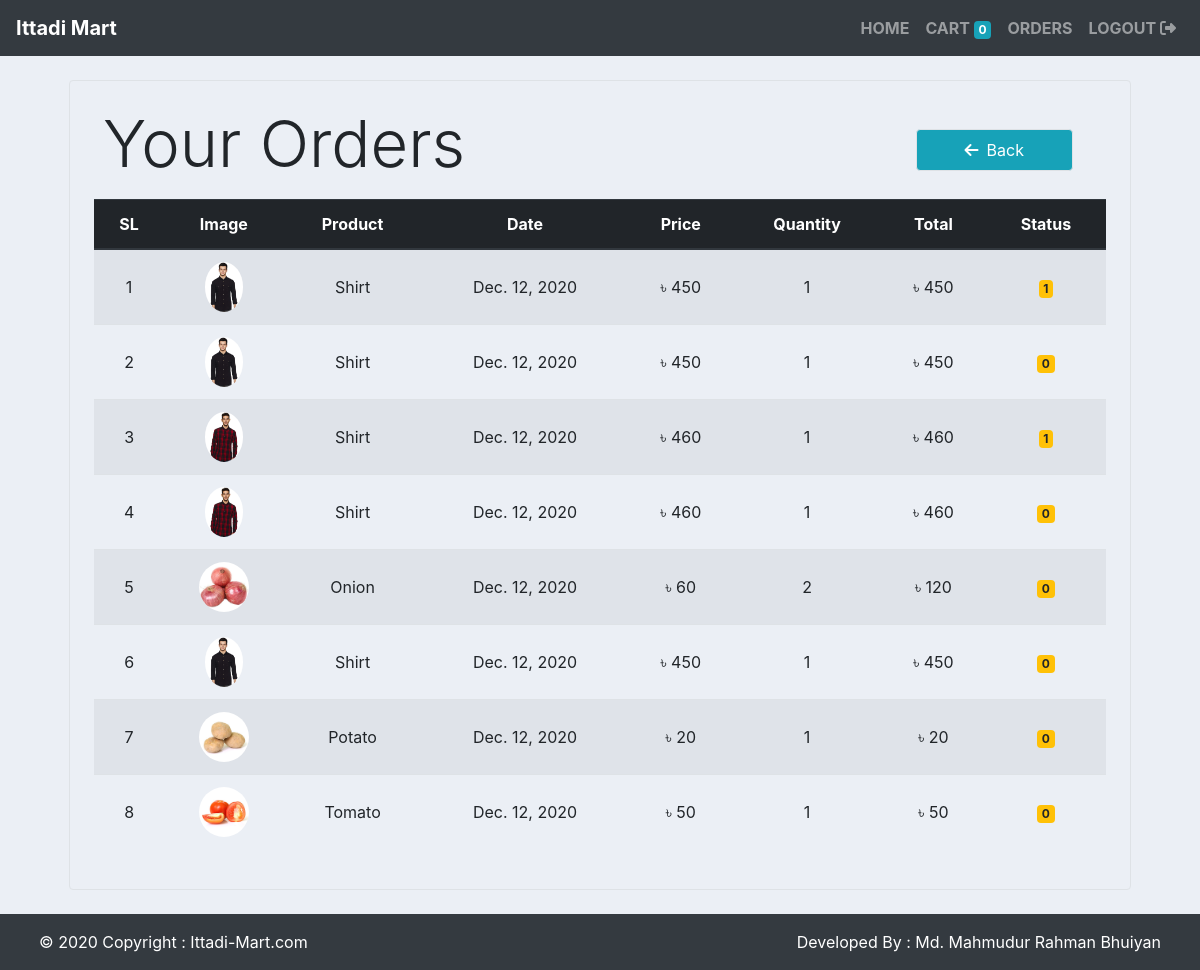
The page /orders (signed in) on the database its author committed.
### store/models/orders.py (models this page shows, shortened)
class Order(models.Model):
    STATUS = (
        ('Pending', 'Pending'),
        ('Out for delivery', 'Out for delivery'),
        ('Delivered', 'Delivered'),
    )
    product = models.ForeignKey(Product,
                                on_delete=models.CASCADE)
    customer = models.ForeignKey(Customer,
                                 on_delete=models.CASCADE)
    quantity = models.IntegerField(default=1)
    price = models.IntegerField()
    address = models.CharField(max_length=50, default='', blank=True)
    phone = models.CharField(max_length=50, default='', blank=True)
    date = models.DateField(default=datetime.datetime.today)
    status = models.CharField(max_length=200, null=True, default='Pending', choices=STATUS)
    def __str__(self):
        return self.customer.first_name
    @staticmethod
    def get_orders_by_customer(customer_id):
        return Order.objects.filter(customer=customer_id).order_by('-date')

### store/models/product.py (models this page shows, shortened)
class Product(models.Model):
    name = models.CharField(max_length=50)
    price = models.IntegerField(default=0)
    category = models.ForeignKey(Category, on_delete=models.CASCADE, default=1)
    description = models.CharField(max_length=200, default='', null=True, blank=True)
    image = models.ImageField(upload_to='uploads/products/')

### store/middlewares/auth.py (the view)
    def middleware(request):
        print(request.session.get('customer'))
        returnUrl = request.META['PATH_INFO']
        print(request.META['PATH_INFO'])
        if not request.session.get('customer'):
           return redirect(f'login?return_url={returnUrl}')
        response = get_response(request)
        return response

### store/templatetags/custom_filter.py (called while the page is built)
@register.filter(name='currency')
def currency(number):
    return "৳ "+str(number)

@register.filter(name='multiply')
def multiply(number, number1):
    return number * number1

### store/views/orders.py (called while the page is built)
    def get(self, request):
        customer = request.session.get('customer')
        orders = Order.get_orders_by_customer(customer)
        total_orders = orders.count()
        delivered = orders.filter(status='Delivered').count()
        pending = orders.filter(status='Pending').count()
        print(orders)
        return render(request, 'orders.html',
                      {'orders': orders, 'total_orders': total_orders, 'delivered': delivered, 'pending': pending})

### store/templates/orders.html
{% extends 'base.html' %}
{% block content %}
{% load cart %}
{% load custom_filter %}
<div class="container" style="min-height: 530px;">
    <div class="border rounded p-4 m-4">
        <div class="row">
            <p class="display-4 pl-4 mr-auto" style="font-size:65px;">Your Orders</p>
            <p class="ml-auto"><a class="btn btn-info border rounded py-2 px-5 mr-5 mt-4" href="./"><i
                    class="fas fa-arrow-left pr-2"></i>Back</a></p>
        </div>
        <table class="table table-hover table-striped">
            <thead class="thead-dark">
            <tr class="text-center align-middle">
                <th>SL</th>
                <th>Image</th>
                <th>Product</th>
                <th>Date</th>
                <th>Price</th>
                <th>Quantity</th>
                <th>Total</th>
                <th>Status</th>
            </tr>
            </thead>
            <tbody>
            {% for order in orders %}
            <tr class="text-center">
                <td class="align-middle">{{forloop.counter}}</td>
                <td class="align-middle"><img style="height: 50px;" class="rounded-circle"
                                              src="{{order.product.image.url}}" alt=""></td>
                <td class="align-middle">{{order.product.name}}</td>
                <td class="align-middle">{{order.date}}</td>
                <td class="align-middle">{{order.price|currency}}</td>
                <td class="align-middle">{{order.quantity}}</td>
                <td class="align-middle">{{order.quantity|multiply:order.price|currency}}</td>
                {% if order.status == 'Delivered' %}
                <td class="align-middle"><small class="badge badge-success">{{order.status}}</small></td>
                {%else%}
                <td class="align-middle"><small class="badge badge-warning">{{order.status}}</small></td>
                {% endif %}
            </tr>
            {% endfor %}
            </tbody>
        </table>
    </div>
</div>
{% endblock %}

### store/static/css/style.css (style rules this page uses)
body { background-color: #ebeff5; }

### rows shown on the page
Order: product.image (picture), product.name "Shirt", date "Dec. 12, 2020", price "৳ 450", quantity "1", quantity|multiply "৳ 450", status "1"
Order: product.image (picture), product.name "Shirt", date "Dec. 12, 2020", price "৳ 450", quantity "1", quantity|multiply "৳ 450", status "0"
Order: product.image (picture), product.name "Shirt", date "Dec. 12, 2020", price "৳ 460", quantity "1", quantity|multiply "৳ 460", status "1"
Order: product.image (picture), product.name "Shirt", date "Dec. 12, 2020", price "৳ 460", quantity "1", quantity|multiply "৳ 460", status "0"
Order: product.image (picture), product.name "Onion", date "Dec. 12, 2020", price "৳ 60", quantity "2", quantity|multiply "৳ 120", status "0"
Order: product.image (picture), product.name "Shirt", date "Dec. 12, 2020", price "৳ 450", quantity "1", quantity|multiply "৳ 450", status "0"
Order: product.image (picture), product.name "Potato", date "Dec. 12, 2020", price "৳ 20", quantity "1", quantity|multiply "৳ 20", status "0"
Order: product.image (picture), product.name "Tomato", date "Dec. 12, 2020", price "৳ 50", quantity "1", quantity|multiply "৳ 50", status "0"

### other values the page prints
{{ request.session.cart.keys|length }} "0"
